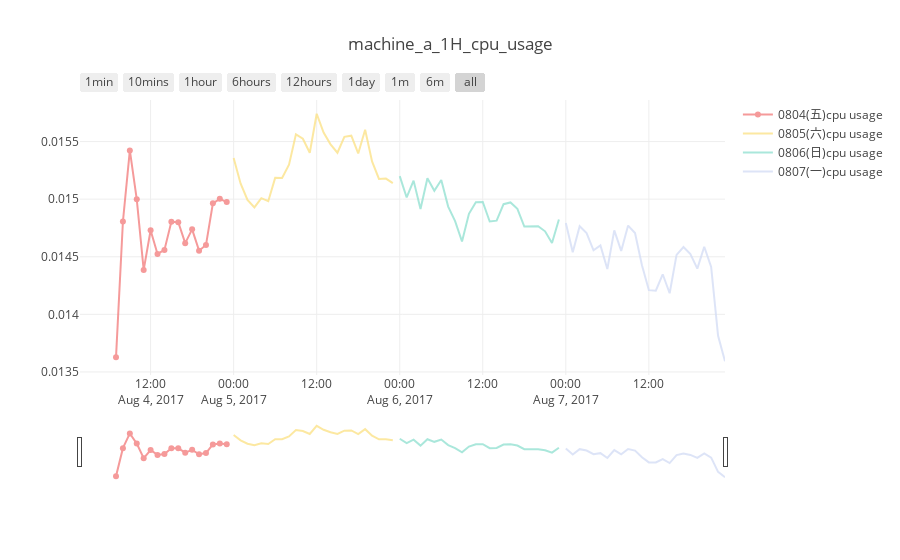

Notebook code cell kept with this figure:
### Code cell
# timeseries_chart_MultiDF
P.timeseries_chart_MultiDF(chart_name='machine_a_1H_cpu_usage', 
                           trace1_df=select_time_range_from_df(machine_a_1H_resample['machine_a_1H_cpu_usage_resample'], '2017-08-04 00:00:00', '2017-08-05 00:00:00'),
                           trace2_df=select_time_range_from_df(machine_a_1H_resample['machine_a_1H_cpu_usage_resample'], '2017-08-05 00:00:00', '2017-08-06 00:00:00'),
                           trace3_df=select_time_range_from_df(machine_a_1H_resample['machine_a_1H_cpu_usage_resample'], '2017-08-06 00:00:00', '2017-08-07 00:00:00'),
                           trace4_df=select_time_range_from_df(machine_a_1H_resample['machine_a_1H_cpu_usage_resample'], '2017-08-07 00:00:00', '2017-08-08 00:00:00'),
                           trace1_y='median', trace2_y='median', trace3_y='median', trace4_y='median',
                           trace1_name='0804(五)cpu usage', trace2_name='0805(六)cpu usage', trace3_name='0806(日)cpu usage',
                           trace4_name='0807(一)cpu usage'
                           )

### Figure 1 — Plotly figure (JSON) as saved in the notebook; plotly's stock layout.template omitted (floating-point values rounded to 4 significant figures)
{"data": [{"line": {"color": "#F38181"}, "name": "0804(五)cpu usage", "opacity": 0.8, "type": "scatter", "x": ["2017-08-04 07:00:00", "2017-08-04 08:00:00", "2017-08-04 09:00:00", "2017-08-04 10:00:00", "2017-08-04 11:00:00", "2017-08-04 12:00:00", "2017-08-04 13:00:00", "2017-08-04 14:00:00", "2017-08-04 15:00:00", "2017-08-04 16:00:00", "2017-08-04 17:00:00", "2017-08-04 18:00:00", "2017-08-04 19:00:00", "2017-08-04 20:00:00", "2017-08-04 21:00:00", "2017-08-04 22:00:00", "2017-08-04 23:00:00"], "y": [0.01363, 0.01481, 0.01542, 0.015, 0.01439, 0.01473, 0.01452, 0.01456, 0.0148, 0.0148, 0.01462, 0.01474, 0.01455, 0.0146, 0.01496, 0.015, 0.01497]}, {"line": {"color": "#FCE38A"}, "name": "0805(六)cpu usage", "opacity": 0.8, "type": "scatter", "x": ["2017-08-05", "2017-08-05 01:00:00", "2017-08-05 02:00:00", "2017-08-05 03:00:00", "2017-08-05 04:00:00", "2017-08-05 05:00:00", "2017-08-05 06:00:00", "2017-08-05 07:00:00", "2017-08-05 08:00:00", "2017-08-05 09:00:00", "2017-08-05 10:00:00", "2017-08-05 11:00:00", "2017-08-05 12:00:00", "2017-08-05 13:00:00", "2017-08-05 14:00:00", "2017-08-05 15:00:00", "2017-08-05 16:00:00", "2017-08-05 17:00:00", "2017-08-05 18:00:00", "2017-08-05 19:00:00", "2017-08-05 20:00:00", "2017-08-05 21:00:00", "2017-08-05 22:00:00", "2017-08-05 23:00:00"], "y": [0.01536, 0.01514, 0.01499, 0.01493, 0.01501, 0.01498, 0.01518, 0.01518, 0.0153, 0.01556, 0.01553, 0.0154, 0.01574, 0.01558, 0.01548, 0.0154, 0.01554, 0.01555, 0.0154, 0.0156, 0.01533, 0.01518, 0.01518, 0.01514]}, {"line": {"color": "#95E1D3"}, "name": "0806(日)cpu usage", "opacity": 0.8, "type": "scatter", "x": ["2017-08-06", "2017-08-06 01:00:00", "2017-08-06 02:00:00", "2017-08-06 03:00:00", "2017-08-06 04:00:00", "2017-08-06 05:00:00", "2017-08-06 06:00:00", "2017-08-06 07:00:00", "2017-08-06 08:00:00", "2017-08-06 09:00:00", "2017-08-06 10:00:00", "2017-08-06 11:00:00", "2017-08-06 12:00:00", "2017-08-06 13:00:00", "2017-08-06 14:00:00", "2017-08-06 15:00:00", "2017-08-06 16:00:00", "2017-08-06 17:00:00", "2017-08-06 18:00:00", "2017-08-06 19:00:00", "2017-08-06 20:00:00", "2017-08-06 21:00:00", "2017-08-06 22:00:00", "2017-08-06 23:00:00"], "y": [0.0152, 0.01502, 0.01516, 0.01491, 0.01518, 0.01507, 0.01517, 0.01494, 0.01481, 0.01463, 0.01487, 0.01497, 0.01498, 0.01481, 0.01481, 0.01496, 0.01497, 0.01492, 0.01476, 0.01476, 0.01477, 0.01472, 0.01462, 0.01482]}, {"line": {"color": "#D5DEF5"}, "name": "0807(一)cpu usage", "opacity": 0.8, "type": "scatter", "x": ["2017-08-07", "2017-08-07 01:00:00", "2017-08-07 02:00:00", "2017-08-07 03:00:00", "2017-08-07 04:00:00", "2017-08-07 05:00:00", "2017-08-07 06:00:00", "2017-08-07 07:00:00", "2017-08-07 08:00:00", "2017-08-07 09:00:00", "2017-08-07 10:00:00", "2017-08-07 11:00:00", "2017-08-07 12:00:00", "2017-08-07 13:00:00", "2017-08-07 14:00:00", "2017-08-07 15:00:00", "2017-08-07 16:00:00", "2017-08-07 17:00:00", "2017-08-07 18:00:00", "2017-08-07 19:00:00", "2017-08-07 20:00:00", "2017-08-07 21:00:00", "2017-08-07 22:00:00", "2017-08-07 23:00:00"], "y": [0.01479, 0.01454, 0.01477, 0.01471, 0.01456, 0.0146, 0.01439, 0.01473, 0.01455, 0.01477, 0.01471, 0.01443, 0.01421, 0.01421, 0.01435, 0.01418, 0.01452, 0.01458, 0.01452, 0.0144, 0.01459, 0.01441, 0.01381, 0.01359]}], "layout": {"title": "machine_a_1H_cpu_usage", "xaxis": {"rangeselector": {"buttons": [{"count": 1, "label": "1min", "step": "minute", "stepmode": "backward"}, {"count": 10, "label": "10mins", "step": "minute", "stepmode": "backward"}, {"count": 1, "label": "1hour", "step": "hour", "stepmode": "backward"}, {"count": 6, "label": "6hours", "step": "hour", "stepmode": "backward"}, {"count": 12, "label": "12hours", "step": "hour", "stepmode": "backward"}, {"count": 1, "label": "1day", "step": "day", "stepmode": "backward"}, {"count": 1, "label": "1m", "step": "month", "stepmode": "backward"}, {"count": 6, "label": "6m", "step": "month", "stepmode": "backward"}, {"step": "all"}]}, "rangeslider": {}, "type": "date"}}}
